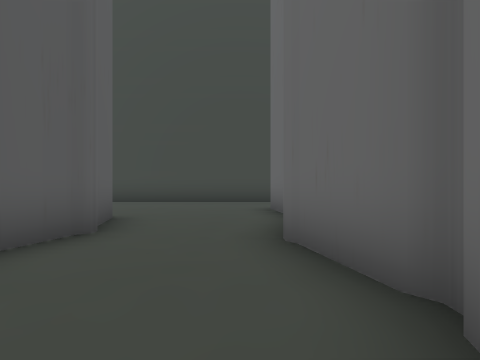
[1] (above)

24 first-person views from a walk through a Unity game level. The camera is 1.4 m above the floor, looks level and sees 85° across. The floor is counted in squares, 2 m on a side. Each view is taken from the middle of a square. On the plan, view 1 faces up. The plan holds only what a view shows up to about 9 squares ahead; the rest is blank. The place goes on beyond the plan.

[2]
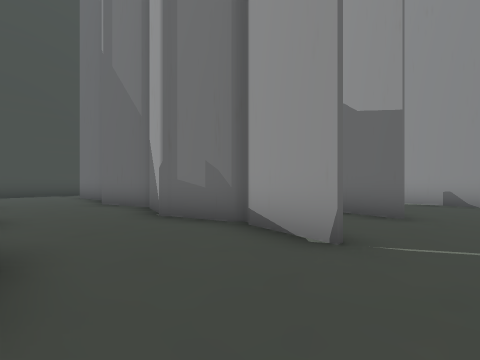

[3]
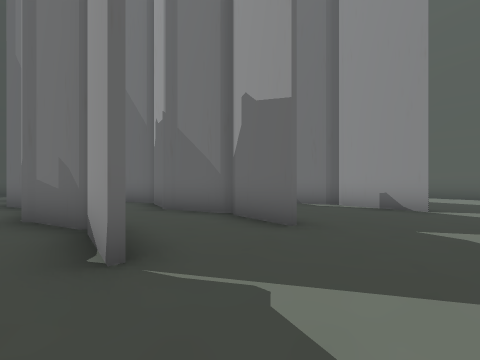

[4]
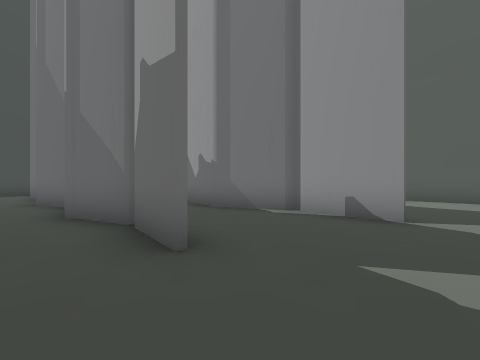

[5]
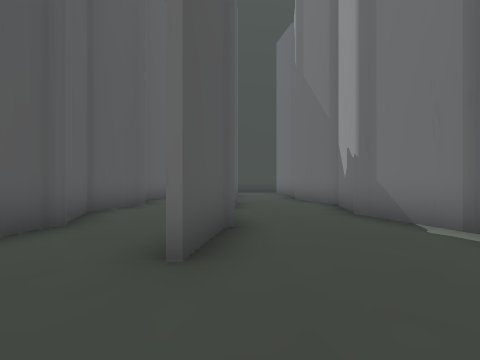

[6]
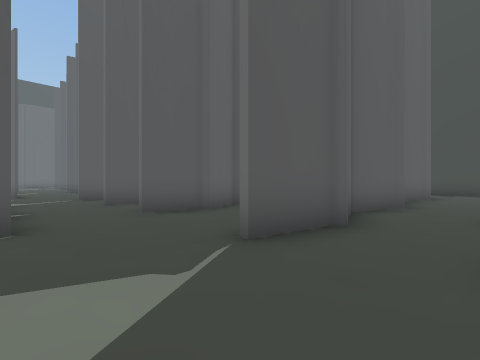

[7]
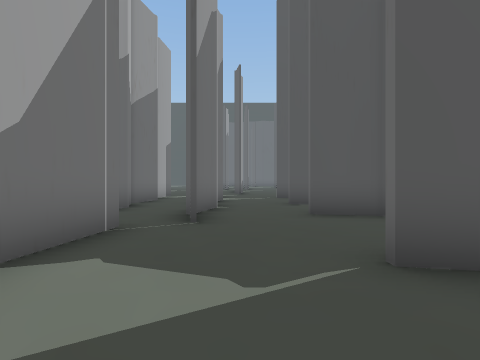

[8]
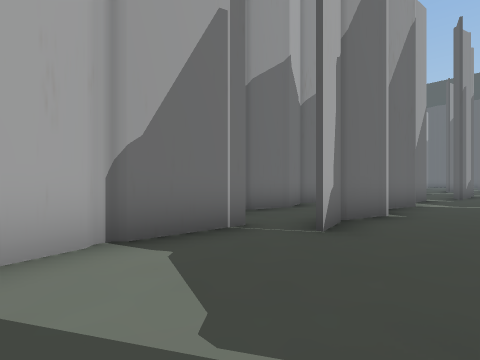

[9]
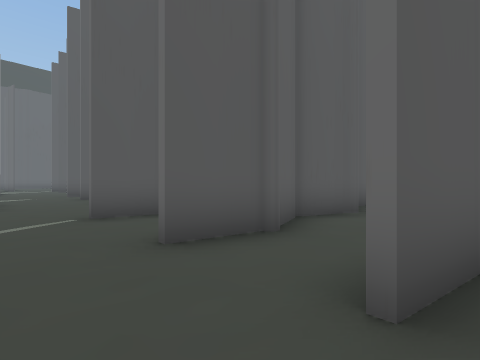

[10]
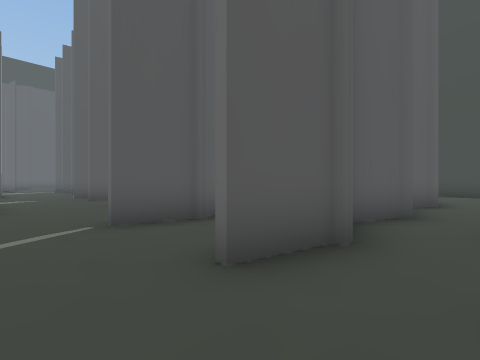

[11]
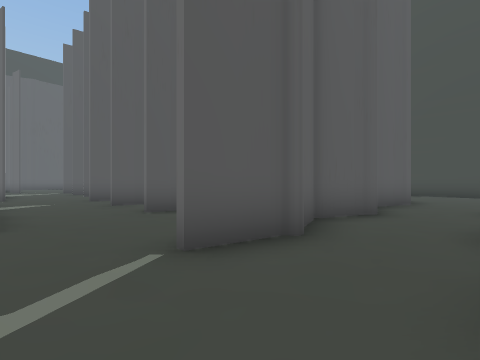

[12]
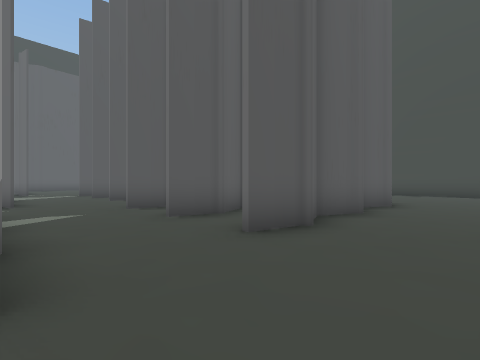

[13]
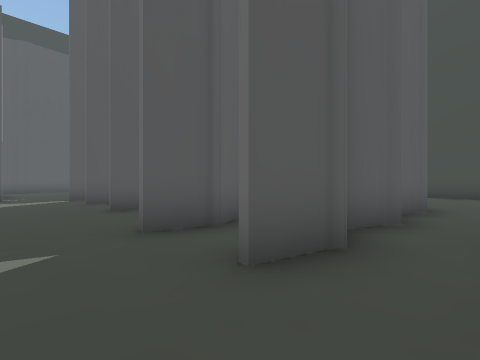

[14]
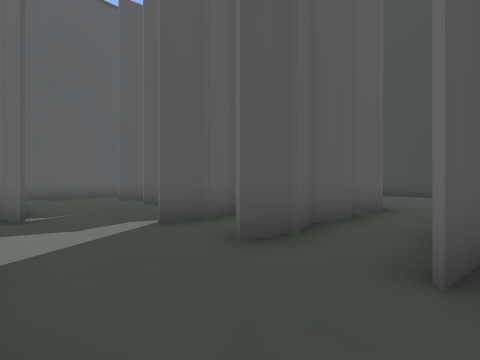

[15]
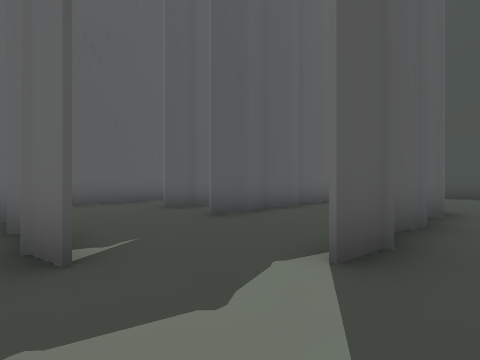

[16]
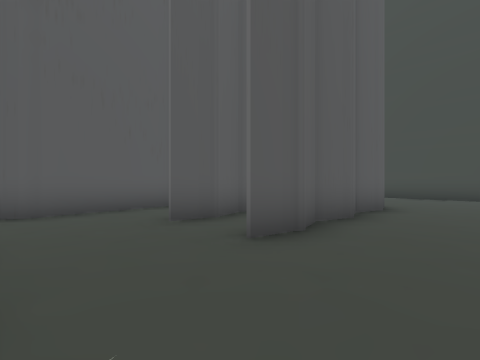

[17]
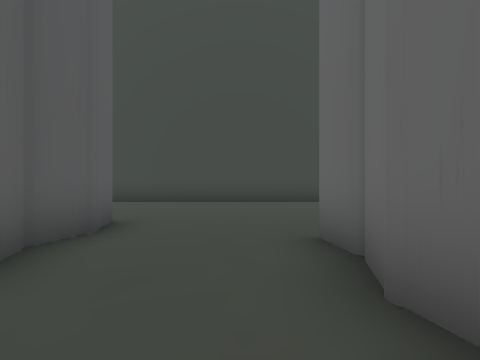

[18]
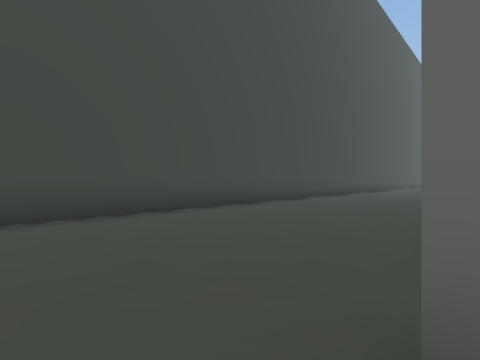

[19]
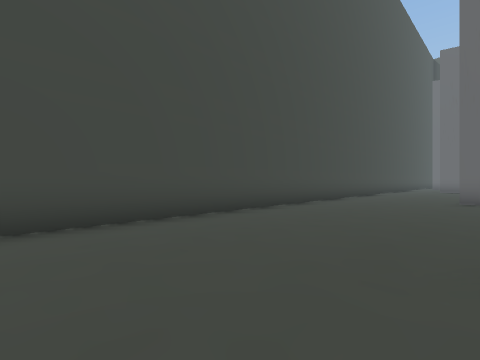

[20]
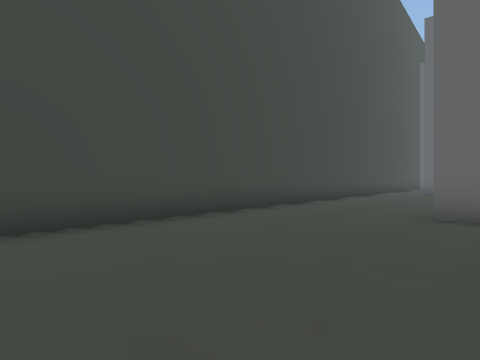

[21]
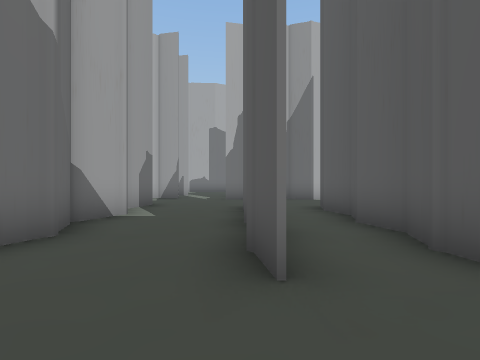

[22]
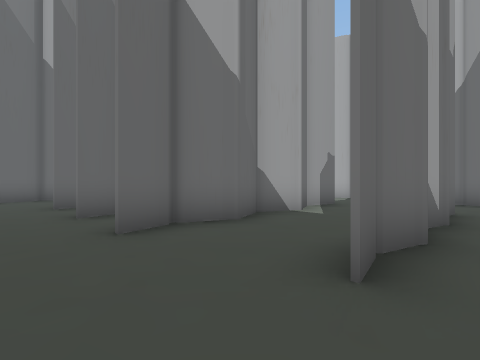

[23]
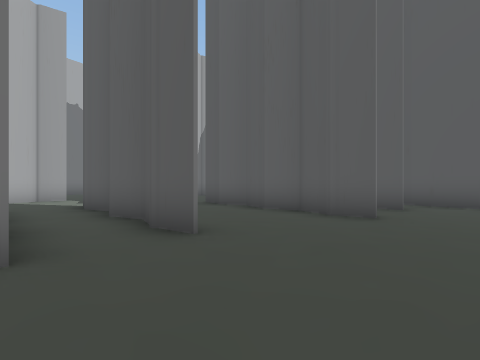

[24]
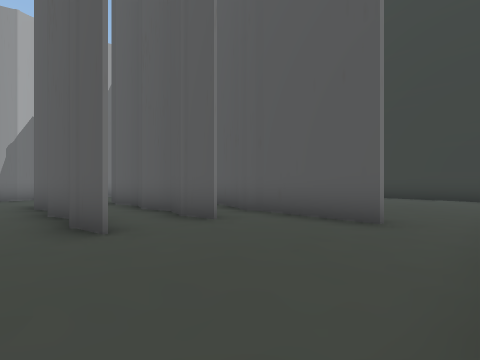

### Floor plan
Key: @ floor where view 1 was taken; # wall or solid block; x gap in a wall; . floor.
Columns run from 35 left of view 1 to 8 right of it. Each row starts with its distance up from view 1.
  9          ############################
  8    ..................................
  7 #....................................
  6 # ..... #...........................#
  5         #...........................#.
  4         ##.#................#..#.#..#.
  3        ###.#..#.#.#..#.#.#..#.##.#..#.#..#
  2        # #.#..#.#.#..# #.#..#.##x ..#.##.##
  1        # #.#..#.#.#..# #.#..#.##. ..#..#..#
  0        #.#.#..#.#.#..# #.#..#.##.#.@#..#..#
 -1        #......#.#.#..# #.#..#.#..#..#..#..#
 -2        #.............#.#.#..#.##.#..#..#..#
 -3        #....................#..#.#..#..#..#
 -4          ####.............................#
 -5               #####..   # ..................
 -6                            #######..........
 -7                              .....####
 -8                              ####

Positions as (right, up) in squares from view 1, and headings:
1: (0, 0), facing up
2: (-2, -5), facing up-right
3: (0, -6), facing up-right
4: (2, -6), facing up-right
5: (4, -6), facing up
6: (3, -6), facing up-left
7: (3, -5), facing left
8: (2, -4), facing down-left
9: (-2, -5), facing up-left
10: (-3, -5), facing up-left
11: (-5, -5), facing up-left
12: (-8, -5), facing up-left
13: (-11, -4), facing up-left
14: (-17, -4), facing up-left
15: (-20, -4), facing up-left
16: (-22, -3), facing up-left
17: (-22, 0), facing up
18: (-22, 3), facing up-right
19: (-17, 4), facing up-right
20: (-13, 4), facing up-right
21: (-17, 5), facing down
22: (-18, 5), facing down-right
23: (-19, 6), facing down-left
24: (-23, 8), facing down-left
